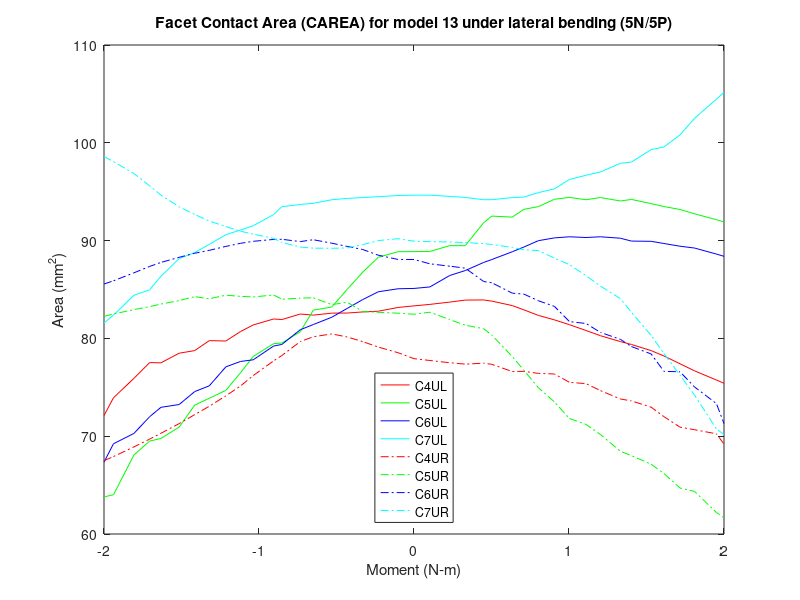

MATLAB code to generate this figure:
% Facet Contact Area (CAREA)
% model13_Fixed_Tether/5n & 5p
clear all;
%% 5P
figure (23)

c4ulxp=[2 2.05126 2.11533 2.16533 2.2247 2.25107 2.31707 2.35451 2.40116 2.45302 2.50151 2.55488 2.60159 2.66574 2.70148 2.76497 2.80618 2.85814 2.90512 2.97561 3]-2;
c4ulyp=[83.3252 83.4786 83.7114 83.9177 83.9315 83.8122 83.3551 82.9195 82.3524 81.8953 81.4021 80.8079 80.2741 79.6737 79.3799 78.7514 78.2039 77.4062 76.6794 75.7434 75.4101];

c4urxp=[2 2.05126 2.11533 2.16533 2.2247 2.25107 2.31707 2.35451 2.40116 2.45302 2.50151 2.55488 2.60159 2.66574 2.70148 2.76497 2.80618 2.85814 2.90512 2.97561 3]-2;
c4uryp=[77.9293 77.741 77.5137 77.3682 77.4665 77.349 76.6127 76.6285 76.4239 76.3615 75.5058 75.3768 74.6598 73.8076 73.6078 72.9683 72.0028 70.9244 70.6616 70.2468 69.1928];

c5ulxp=[2 2.05126 2.11533 2.16533 2.2247 2.25107 2.31707 2.35451 2.40116 2.45302 2.50151 2.55488 2.60159 2.66574 2.70148 2.76497 2.80618 2.85814 2.90512 2.97561 3]-2;
c5ulyp=[88.8752 88.8915 89.4823 89.4813 91.8282 92.5053 92.4038 93.1975 93.4746 94.2247 94.4184 94.1763 94.4023 94.0514 94.209 93.7823 93.4822 93.1828 92.7382 92.1401 91.9087];

c5urxp=[2 2.05126 2.11533 2.16533 2.2247 2.25107 2.31707 2.35451 2.40116 2.45302 2.50151 2.55488 2.60159 2.66574 2.70148 2.76497 2.80618 2.85814 2.90512 2.97561 3]-2;
c5uryp=[82.4722 82.6791 81.9187 81.3519 80.9899 80.3373 78.1417 76.742 74.9632 73.5009 71.807 71.209 70.1703 68.4614 68.0106 67.1352 66.1893 64.7002 64.3528 62.2044 61.6608];

c6ulxp=[2 2.05126 2.11533 2.16533 2.2247 2.25107 2.31707 2.35451 2.40116 2.45302 2.50151 2.55488 2.60159 2.66574 2.70148 2.76497 2.80618 2.85814 2.90512 2.97561 3]-2;
c6ulyp=[85.1093 85.2616 86.4321 86.9368 87.7659 88.0644 88.8614 89.3428 89.9914 90.2786 90.389 90.3169 90.3912 90.2429 89.9517 89.9271 89.7053 89.4258 89.2385 88.6222 88.3934];

c6urxp=[2 2.05126 2.11533 2.16533 2.2247 2.25107 2.31707 2.35451 2.40116 2.45302 2.50151 2.55488 2.60159 2.66574 2.70148 2.76497 2.80618 2.85814 2.90512 2.97561 3]-2;
c6uryp=[88.0695 87.6285 87.3821 87.1849 85.8176 85.6896 84.6261 84.5291 83.8511 83.2729 81.7171 81.5234 80.6115 79.9048 79.1666 78.4113 76.634 76.5849 75.0311 73.3328 71.2914];

c7ulxp=[2 2.05126 2.11533 2.16533 2.2247 2.25107 2.31707 2.35451 2.40116 2.45302 2.50151 2.55488 2.60159 2.66574 2.70148 2.76497 2.80618 2.85814 2.90512 2.97561 3]-2;
c7ulyp=[94.646 94.6479 94.5176 94.4133 94.1811 94.1822 94.3994 94.4531 94.9056 95.2908 96.2494 96.6803 97.0209 97.9032 98.033 99.3042 99.5748 100.804 102.508 104.461 105.168];

c7urxp=[2 2.05126 2.11533 2.16533 2.2247 2.25107 2.31707 2.35451 2.40116 2.45302 2.50151 2.55488 2.60159 2.66574 2.70148 2.76497 2.80618 2.85814 2.90512 2.97561 3]-2;
c7uryp=[89.9384 89.8952 89.8592 89.8022 89.6873 89.6069 89.3047 89.0602 88.9767 88.2017 87.5439 86.4158 85.3456 84.0724 82.6685 80.3036 78.4668 76.2323 74.1926 70.7453 70.176];

%% 5N

c4ulxn=-1*[2 2.05126 2.11533 2.16533 2.21533 2.26533 2.32471 2.36689 2.42627 2.45263 2.51864 2.55993 2.60692 2.66037 2.70735 2.75754 2.81624 2.85281 2.9034 2.9694 3]+2;
c4ulyn=[83.3252 83.1656 82.7779 82.7057 82.5939 82.5846 82.38 82.4906 81.9273 81.9874 81.3756 80.6965 79.7324 79.7713 78.7542 78.4866 77.5029 77.5265 75.9163 73.931 72.1107 ];

c4urxn=-1*[2 2.05126 2.11533 2.16533 2.21533 2.26533 2.32471 2.36689 2.42627 2.45263 2.51864 2.55993 2.60692 2.66037 2.70735 2.75754 2.81624 2.85281 2.9034 2.9694 3]+2;
c4uryn=[77.9293 78.5352 79.1157 79.6694 80.145 80.4582 80.1673 79.6772 78.2507 77.7092 76.2012 75.1267 74.1299 73.062 72.2059 71.2882 70.2988 69.7029 68.9083 67.9155 67.5009];

c5ulxn=-1*[2 2.05126 2.11533 2.16533 2.21533 2.26533 2.32471 2.36689 2.42627 2.45263 2.51864 2.55993 2.60692 2.66037 2.70735 2.75754 2.81624 2.85281 2.9034 2.9694 3]+2;
c5ulyn=[88.8752 88.8653 88.2962 86.7754 85.0194 83.2069 82.8959 80.6811 79.5284 79.4657 78.1591 76.473 74.6849 73.8821 73.1845 70.9361 69.769 69.5025 68.0816 64.0127 63.795];

c5urxn=-1*[2 2.05126 2.11533 2.16533 2.21533 2.26533 2.32471 2.36689 2.42627 2.45263 2.51864 2.55993 2.60692 2.66037 2.70735 2.75754 2.81624 2.85281 2.9034 2.9694 3]+2;
c5uryn=[82.4722 82.5761 82.6688 82.749 83.696 83.4547 84.1541 84.117 84.0081 84.4382 84.241 84.3002 84.4183 84.0536 84.2681 83.8646 83.5126 83.2537 82.9368 82.5047 82.2499];

c6ulxn=-1*[2 2.05126 2.11533 2.16533 2.21533 2.26533 2.32471 2.36689 2.42627 2.45263 2.51864 2.55993 2.60692 2.66037 2.70735 2.75754 2.81624 2.85281 2.9034 2.9694 3]+2;
c6ulyn=[85.1093 85.0752 84.7675 83.9717 83.069 82.1635 81.4191 80.8853 79.3817 79.222 77.8117 77.6409 77.0909 75.1512 74.5622 73.2401 72.9542 71.9938 70.2833 69.23 67.3456];

c6urxn=-1*[2 2.05126 2.11533 2.16533 2.21533 2.26533 2.32471 2.36689 2.42627 2.45263 2.51864 2.55993 2.60692 2.66037 2.70735 2.75754 2.81624 2.85281 2.9034 2.9694 3]+2;
c6uryn=[88.0695 88.0721 88.5068 89.0913 89.4052 89.7367 90.0893 89.8979 90.1358 90.1206 89.9268 89.7197 89.4064 89.0055 88.7062 88.2922 87.7684 87.3583 86.7064 85.8901 85.5608];

c7ulxn=-1*[2 2.05126 2.11533 2.16533 2.21533 2.26533 2.32471 2.36689 2.42627 2.45263 2.51864 2.55993 2.60692 2.66037 2.70735 2.75754 2.81624 2.85281 2.9034 2.9694 3]+2;
c7ulyn=[94.646 94.6101 94.489 94.4002 94.3159 94.1781 93.8105 93.694 93.4674 92.6635 91.5172 91.0841 90.6015 89.6132 88.7779 88.1639 86.3604 84.9619 84.4139 82.3781 81.5823];

c7urxn=-1*[2 2.05126 2.11533 2.16533 2.21533 2.26533 2.32471 2.36689 2.42627 2.45263 2.51864 2.55993 2.60692 2.66037 2.70735 2.75754 2.81624 2.85281 2.9034 2.9694 3]+2;
c7uryn=[89.9384 90.1914 90.0017 89.5856 89.252 89.2117 89.2299 89.3395 89.8106 90.2253 90.6608 90.9637 91.432 92.0024 92.6724 93.4511 94.6486 95.6023 96.8516 98.0796 98.5926];
%% left

c4xl=2*[flip(c4ulxn(2:21)),c4ulxp];
c4yl=[flip(c4ulyn(2:21)),c4ulyp];
a=plot(c4xl,c4yl,'r');
hold on

c5xl=2*[flip(c5ulxn(2:21)),c5ulxp];
c5yl=[flip(c5ulyn(2:21)),c5ulyp];
b=plot(c5xl,c5yl,'g');
hold on

c6xl=2*[flip(c6ulxn(2:21)),c6ulxp];
c6yl=[flip(c6ulyn(2:21)),c6ulyp];
c=plot(c6xl,c6yl,'b');
hold on

c7xl=2*[flip(c7ulxn(2:21)),c7ulxp];
c7yl=[flip(c7ulyn(2:21)),c7ulyp];
d=plot(c7xl,c7yl,'c');
hold on
%% Right

c4xr=2*[flip(c4urxn(2:21)),c4urxp];
c4yr=[flip(c4uryn(2:21)),c4uryp];
e=plot(c4xr,c4yr,'-.r');
hold on

c5xr=2*[flip(c5urxn(2:21)),c5urxp];
c5yr=[flip(c5uryn(2:21)),c5uryp];
f=plot(c5xr,c5yr,'-.g');
hold on

c6xr=2*[flip(c6urxn(2:21)),c6urxp];
c6yr=[flip(c6uryn(2:21)),c6uryp];
g=plot(c6xr,c6yr,'-.b');
hold on

c7xr=2*[flip(c7urxn(2:21)),c7urxp];
c7yr=[flip(c7uryn(2:21)),c7uryp];
h=plot(c7xr,c7yr,'-.c');

leg=[a,b,c,d,e,f,g,h];
title('Facet Contact Area (CAREA) for model 13 under lateral bending (5N/5P)')
xlabel('Moment (N-m)')
ylabel('Area (mm^2)')
legend(leg,'C4UL','C5UL','C6UL','C7UL','C4UR','C5UR','C6UR','C7UR','location','south')
